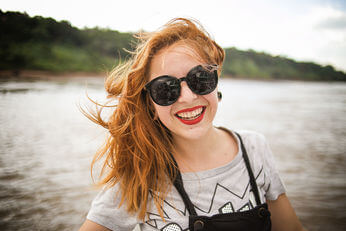
#> input picture Master_Motor_imaginary/cv2_test.jpg, 346 x 231 px, found by its file name; its folder holds 2 pictures in this run
$ jupyter execute --allow-errors Master_SJTU_enobio.ipynb
#> lines starting #> are read from the running program, lines starting #| are printed output that depends on the picture
[cell 1]
import mne
#Using locs to read montage
#> (the rest of this cell did not finish here and is left out)

#> (a cell that did not finish here is left out)

[cell 3]
#### 		Read from Enobio EEG Data		####

 # The stream_name must be the same as in NIC/COREGUI.
 # The streams vector gathers all the streams available.
 # If the NIC stream is inside this vector, the element index is saved in the index variable.
 # The stream inlet attempts to connect to the NIC stream.
 # If the stream has not been found within the available streams, the scripts raises an error and stops.
 # If not, the script starts retrieving data from the NIC stream.

from pylsl import StreamInlet, resolve_stream

stream_name = 'NIC'
#> (the rest of this cell did not finish here and is left out)

# Reading ENOBIO with NEPy

[cell 4]
from nepy import readers
# easyReader(filepath = r'C:\Users\aegea\Documents\NIC\20190912114520_Patient01_rawfilerecording.easy')
# dir(readers.__loader__)
from nepy.readers.easyReader import easyReader
#> (the rest of this cell did not finish here and is left out)

[cell 5]
"""
Test to the easyReader class of nepy.
The test imports the ground truth to perform the asserts from test_data.py and asserts all the necessary data to create
a capsule and perform a Frida test.
In case you want to perform the test with different data:
    1. Add your files in nepy/tests/testfiles folder
    2. Modify the ground truth in test_data.py (See documentation)
In case you have modified the easyReader class, then you might need to modify these test functions too.

2019 Neuroelectrics Barcelona
@author: R Sanchez (roser.sanchez@neuroelectrics.com)
"""

import pytest
import os
import datetime
import numpy as np

from nepy.tests.test_data import easyTestData
from nepy.readers.easyReader import easyReader
from nepy.tests.test_data import testpath


#> (the rest of this cell did not finish here and is left out)

[cell 6]
"""
This is easyReader, a class to read “.easy” files and obtain their data.
It is an object that contains data from easy and info files (the latter if available),
and provides methods to obtain this information.

2018 Neuroelectrics Corporation

Created on Tue Feb 14 2018 modified on Mon Sept 24 2018 (roser)
@author: giulio (NE)
"""

from __future__ import absolute_import, division, print_function, unicode_literals
import numpy as np
import os
import time
import datetime
import pandas as pd


class easyReader(object):
    """
        Example of use:

            >>> c = easyReader("easydata/20180213122712_Patient01.easy")

        You must provide the relative or absolute path to the data file.
        The EEG data for processing is kept in .np_eeg and is a numpy array,
        and its shape is (num eeg samples,num channels), e.g.,

            >>> c.np_eeg.shape = (15000, 32)

        The accelerometer data for processing is kept in .np_acc and is a numpy array,
        and its shape is (num acc samples,num acc channels), e.g.,

            >>> c.np_acc.shape = (3000, 3)

        The markers are kept in .np_markers and is a numpy array,
        and its shape is (numsamples), e.g.,

            >>> c.np_markers.shape = 15000
        """

    # [160 lines left out: functions __init__, listAttributes, __get_info, __get_l0_data, not called in this run]

[cell 7]
from nepy.readers.easyReader import easyReader
#> (the rest of this cell did not finish here and is left out)

#> (a cell that did not finish here is left out)

[cell 9]
"""
This file contains all the ground truth to perform the nepy basic tests.
It is linked to the folder testdata.

Please copy and paste the path of the test data in the testdata variable below.
The original test data is located in this path:

    '//antares.starlab.es//Phact//6 - Neuroelectrics//6.3 - Development & Production//NEPy//
    1- Project//1.4- WPs Working Area//DATA//testfiles'

Every field in the easyTestData and nedfTestdata is a file in the folder.
If you want to perform the nepy tests with other data please make sure that you store the necessary information in
this file following the format:

- each FIELD in the dictionaries is the ID of the file. In this case we have Enobio and StarStim files with different
number of channels and with/without .info file data. We have decided to name the files's ID with 'E' if it an Enobio
file and 'SS' if it StarStim. The number behind corresponds to the number of channels and if there's no info file it
says _noinfo. But be free to follow any other convention.

- Each of the files is at the same time another dictionary, so we have nested dicitonaries to define the ground data
to test. Each of this subdictionaries (corresponding to a file in the testdata folder) contains at the same time
different fields to fill if you change the testing files:

    ['filename']: name of the file, as it is, without the extension. Click on the file name or press F2 and you get it.

    ['chanlist']: the worse field to fill if you want to test a 32 channel device. Just copy the channel list in the
                    order that appears in the info file. IF you don't have the info file then it easy. There's a
                    function defined at the beginning of this file called 'elist_generator', you just need to call it,
                    the only argument of the function is the number of channels of the device. If you have a .nedf file
                    without .info file then you can't perform the test. Sorry. We can try to fix it in the future.

    ['first_easy_row']: this field is really important regarding the .nedf files. To test a .nedf file you need to have
                        the corresponding .easy file so you can copy the first row information. Just copy and paste
                        the first row of the .easy file as an array. Recommendation to not make if by hand:
                        open the easy file in Notepad++, copy the first row in a new Notepad++ text file. Then, find
                        and replace all the tabs '\t' by a coma and space ', '. Then you have it!
    ['more_rows']: optional field for a more exhaurstive testing. The rows are in the same format as the
                   'first_easy´_row' field, but there's an extra index at the beginning that specifies the row index.
                   If you edit it with Notepad++ it is easy to see the index in the left. (In the code we already take
                   into account that the first element of Notebook is not 0, as it is for Python)
                   It is important that it is a two dimensional array, even though you just input one extra row.

    ['num_samples']: to find the number of samples you also need the .easy file. Find how many rows the .easy file has
                    and copy that number to this field.

IMPORTANT NOTES:
    - to perform tests of .easy files you don't need the .info file
    - to perform tests of the .nedf file you need the respective .easy and .info file to can access to its data.
    - to perform a capsule test you need AT LEAST one .easy and one .nedf file in the folder.
    - it is really important to do the frida test that there is a file called fake_easy.easy in the testfiles folder.
    This .easy file is made out of this code:

            f = open('fake_easy.easy', 'w+')
            for i in range(500*60):
                f.write("{0}\t{0}\t{0}\t{0}\t{0}\t{0}\t{0}\t{0}\t1\t1\t1\t2\t1500000000000\n".format(i))
            f.close()


2019 Neuroelectrics Barcelona
@author: R Sanchez (roser.sanchez@neuroelectrics.com)

"""

# Copy and paste the directory of your compute of the testfiles.
testpath = '//antares.starlab.es//Phact//6 - Neuroelectrics//6.3 - Development & Production//NEPy//1- Project//' \
           '1.4- WPs Working Area//DATA//testfiles'


def elist_generator(n):
    """
    Generates an electrode list for the files that doesn't have .info file.
    Format: [Ch1, Ch2, Ch3, ...]
    """
#> called with n = 8
    elist = []
    for n in range(1, n + 1):
        elist.append('Ch{0}'.format(n))
    return elist


# This is a global class with all the information regarding the test files.
easyTestData = {
    'E8': {
        'filename': '20181214090159_testboard_E8',
        'chanlist': ['F6', 'F4', 'F2', 'Fz', 'F1', 'F3', 'F5', 'Cz'],
        'first_easy_row': [311660, -598239, 223827, -279712, -266408, -31280, -512743, 195360, 0, 0, 0, 0,
                           1544774518507],
        'more_rows': [[321, 321626, -593519, 226497, -278329, -264215, -26512, -511217, 195646, 29, 186, 9443, 0,
                       1544774519607],
                      [216, 316095, -595665, 226211, -279426, -266933, -31280, -514078, 191926, -29, 225, 9326, 0,
                       1544774519397]],
        'num_samples': 90000
    },
    'E8_noinfo': {
        'filename': '20181214090159_testboard_E8_noinfo',
        'chanlist': elist_generator(8),
        'first_easy_row': [311660, -598239, 223827, -279712, -266408, -31280, -512743, 195360, 0, 0, 0, 0,
                           1544774518507],
        'more_rows': [[321, 321626, -593519, 226497, -278329, -264215, -26512, -511217, 195646, 29, 186, 9443, 0,
                       1544774519607]],
        'num_samples': 90000
    },
    'E20': {
        'filename': '20181214093909_testboard_E20',
        'chanlist': ['P7', 'P4', 'Cz', 'Pz', 'P3', 'P8', 'O1', 'O2', 'T8', 'F8', 'C4', 'F4', 'Fp2', 'Fz', 'C3', 'F3',
                     'Fp1', 'T7', 'F7', 'EXT'],
        'first_easy_row': [139808, -589799, -81920, -68140, -144815, -8487, -210952, 371503, 344133, -368595, -58746,
                           -8153, -103759, 27704, -190210, 22792, 77438, -118064, -296402, -118446, 147, 0, 9326, 0,
                           1544776748908],
        'num_samples': 90000
    },
    'E20_noinfo': {
        'filename': '20181214093909_testboard_E20_noinfo',
        'chanlist': elist_generator(20),
        'first_easy_row': [139808, -589799, -81920, -68140, -144815, -8487, -210952, 371503, 344133, -368595, -58746,
                           -8153, -103759, 27704, -190210, 22792, 77438, -118064, -296402, -118446, 147, 0, 9326, 0,
                           1544776748908],
        'num_samples': 90000
    },
    'E32': {
        'filename': '20181214100347_testboard_E32',
        'chanlist': ['P7', 'P4', 'Cz', 'Pz', 'P3', 'P8', 'O1', 'O2', 'T8', 'F8', 'C4', 'F4', 'Fp2', 'Fz', 'C3',
                     'F3', 'Fp1', 'T7', 'F7', 'Oz', 'PO4', 'FC6', 'FC2', 'AF4', 'CP6', 'CP2', 'CP1', 'CP5', 'FC1',
                     'FC5', 'AF3', 'PO3'],
        'first_easy_row': [458145, -81157, -131940, -96845, -172805, -117349, 54502, 55694, -762319, 344038, -168275,
                           139856, 27990, -379085, 92554, -480032, -104188, -278282, 95748, -136184, -314331, 335121,
                           -138711, 293064, -7152, -364637, 372219, -536203, 103998, -452899, -6723, -732517, 0, 0, 0,
                           0, 1544778225268],
        'num_samples': 90000
    },
    'E32_noinfo': {
        'filename': '20181214100347_testboard_E32_noinfo',
        'chanlist': elist_generator(32),
        'first_easy_row': [458145, -81157, -131940, -96845, -172805, -117349, 54502, 55694, -762319, 344038, -168275,
                           139856, 27990, -379085, 92554, -480032, -104188, -278282, 95748, -136184, -314331, 335121,
                           -138711, 293064, -7152, -364637, 372219, -536203, 103998, -452899, -6723, -732517, 0, 0, 0,
                           0, 1544778225268],
        'num_samples': 90000
    },
    'SS8': {
        'filename': '20181214105515_testboard_SS8',
        'chanlist': ['F3', 'Cz', 'P8', 'O2', 'F6', 'P3', 'P4', 'C6'],
        'first_easy_row': [-204610, 177621, 34523, -133132, -178766, -74434, -377798, 225782, 451, 107, 9747, 0,
                           1544781314293],
        'num_samples': 90589
    },
    'SS8_noinfo': {
        'filename': '20181214105515_testboard_SS8_noinfo',
        'chanlist': elist_generator(8),
        'first_easy_row': [-204610, 177621, 34523, -133132, -178766, -74434, -377798, 225782, 451, 107, 9747, 0,
                           1544781314293],
        'num_samples': 90589
    },
    'SS20': {
        'filename': '20181214103654_testboard_SS20',
        'chanlist': ['P8', 'T8', 'F8', 'F4', 'C4', 'P4', 'Fp2', 'Fp1', 'Fz', 'Cz', 'O1', 'Oz', 'O2', 'Pz', 'P3','C3',
                     'F3', 'F7', 'T7', 'P7'],
        'first_easy_row': [-336885, -232172, -535392, -179004, -16069, -417661, -323152, -195360, -285482, -533056,
                           -444746, 287199, -174093, -97703, 2527, -395011, 91457, -660038, -720453, 60987, 0, 0, 0, 0,
                           1544780213963],
        'num_samples': 90216
    },
    'SS20_noinfo': {
        'filename': '20181214103654_testboard_SS20_noinfo',
        'chanlist': elist_generator(20),
        'first_easy_row': [-336885, -232172, -535392, -179004, -16069, -417661, -323152, -195360, -285482, -533056,
                           -444746, 287199, -174093, -97703, 2527, -395011, 91457, -660038, -720453, 60987, 0, 0, 0, 0,
                           1544780213963],
        'num_samples': 90216
    },
    'SS32': {
        'filename': '20181214102845_testboard_SS32',
        'chanlist': ['P8', 'T8', 'CP6', 'FC6', 'F8', 'F4', 'C4', 'P4', 'AF4', 'Fp2', 'Fp1', 'AF3', 'Fz', 'FC2', 'Cz',
                     'CP2', 'PO3', 'O1', 'Oz', 'O2', 'PO4', 'Pz', 'CP1', 'FC1', 'P3', 'C3', 'F3', 'F7', 'FC5', 'CP5',
                     'T7', 'P7'],
        'first_easy_row': [-404930, -325393, -486087, -207853, -47731, -865268, -215578, -506162, -38719, -746822,
                           -564146, -367069, -724983, -51307, -507021, -350713, -609541, -25367, -669384, -407791,
                           101947, -353765, -125265, -628519, -1015901, -246048, -590038, -233697, -324678, -363349,
                           -433969, -494527, 0, 0, 0, 0, 1544779724964],
        'num_samples': 90367
    },
    'SS32_noinfo': {
        'filename': '20181214102845_testboard_SS32_noinfo',
        'chanlist': elist_generator(32),
        'first_easy_row': [-404930, -325393, -486087, -207853, -47731, -865268, -215578, -506162, -38719, -746822,
                           -564146, -367069, -724983, -51307, -507021, -350713, -609541, -25367, -669384, -407791,
                           101947, -353765, -125265, -628519, -1015901, -246048, -590038, -233697, -324678, -363349,
                           -433969, -494527, 0, 0, 0, 0, 1544779724964],
        'num_samples': 90367
    },
}

nedfTestData = {
    'E8_nedf': {
        'filename': '20181214090159_testboard_E8',
        'chanlist': ['F6', 'F4', 'F2', 'Fz', 'F1', 'F3', 'F5', 'Cz'],
        'first_easy_row': [311660, -598239, 223827, -279712, -266408, -31280, -512743, 195360, 0, 0, 0, 0,
                           1544774518507],
        'more_rows': [[321, 321626, -593519, 226497, -278329, -264215, -26512, -511217, 195646, 29, 186, 9443, 0,
                       1544774519607],
                      [216, 316095, -595665, 226211, -279426, -266933, -31280, -514078, 191926, -29, 225, 9326, 0,
                       1544774519397]],
        'num_samples': 90000
    },
    'E20_nedf': {
        'filename': '20181214093909_testboard_E20',
        'chanlist': ['P7', 'P4', 'Cz', 'Pz', 'P3', 'P8', 'O1', 'O2', 'T8', 'F8', 'C4', 'F4', 'Fp2', 'Fz', 'C3', 'F3',
                     'Fp1', 'T7', 'F7', 'EXT'],
        'first_easy_row': [139808, -589799, -81920, -68140, -144815, -8487, -210952, 371503, 344133, -368595, -58746,
                           -8153, -103759, 27704, -190210, 22792, 77438, -118064, -296402, -118446, 147, 0, 9326, 0,
                           1544776748908],
        'num_samples': 90000
    },
    'E32_nedf': {
        'filename': '20181214100347_testboard_E32',
        'chanlist': ['P7', 'P4', 'Cz', 'Pz', 'P3', 'P8', 'O1', 'O2', 'T8', 'F8', 'C4', 'F4', 'Fp2', 'Fz', 'C3',
                     'F3', 'Fp1', 'T7', 'F7', 'Oz', 'PO4', 'FC6', 'FC2', 'AF4', 'CP6', 'CP2', 'CP1', 'CP5', 'FC1',
                     'FC5', 'AF3', 'PO3'],
        'first_easy_row': [458145, -81157, -131940, -96845, -172805, -117349, 54502, 55694, -762319, 344038, -168275,
                           139856, 27990, -379085, 92554, -480032, -104188, -278282, 95748, -136184, -314331, 335121,
                           -138711, 293064, -7152, -364637, 372219, -536203, 103998, -452899, -6723, -732517, 0, 0, 0,
                           0, 1544778225268],
        'num_samples': 90000
    },
    'SS8_nedf': {
        'filename': '20181214105515_testboard_SS8',
        'chanlist': ['F3', 'Cz', 'P8', 'O2', 'F6', 'P3', 'P4', 'C6'],
        'first_easy_row': [-204610, 177621, 34523, -133132, -178766, -74434, -377798, 225782, 451, 107, 9747, 0,
                           1544781314293],
        'num_samples': 90589
    },
    'SS20_nedf': {
        'filename': '20181214103654_testboard_SS20',
        'chanlist': ['P8', 'T8', 'F8', 'F4', 'C4', 'P4', 'Fp2', 'Fp1', 'Fz', 'Cz', 'O1', 'Oz', 'O2', 'Pz', 'P3','C3',
                     'F3', 'F7', 'T7', 'P7'],
        'first_easy_row': [-336885, -232172, -535392, -179004, -16069, -417661, -323152, -195360, -285482, -533056,
                           -444746, 287199, -174093, -97703, 2527, -395011, 91457, -660038, -720453, 60987, 0, 0, 0, 0,
                           1544780213963],
        'num_samples': 90216
    },
    'SS32_nedf': {
        'filename': '20181214102845_testboard_SS32',
        'chanlist': ['P8', 'T8', 'CP6', 'FC6', 'F8', 'F4', 'C4', 'P4', 'AF4', 'Fp2', 'Fp1', 'AF3', 'Fz', 'FC2', 'Cz',
                     'CP2', 'PO3', 'O1', 'Oz', 'O2', 'PO4', 'Pz', 'CP1', 'FC1', 'P3', 'C3', 'F3', 'F7', 'FC5', 'CP5',
                     'T7', 'P7'],
        'first_easy_row': [-404930, -325393, -486087, -207853, -47731, -865268, -215578, -506162, -38719, -746822,
                           -564146, -367069, -724983, -51307, -507021, -350713, -609541, -25367, -669384, -407791,
                           101947, -353765, -125265, -628519, -1015901, -246048, -590038, -233697, -324678, -363349,
                           -433969, -494527, 0, 0, 0, 0, 1544779724964],
        'num_samples': 90367
    },
}

# openCV Runing

[cell 10]
import cv2
img = cv2.imread(r'C:\Users\aegea\python\cv2_test.jpg',0)
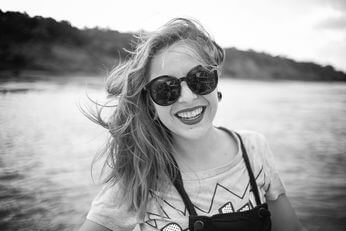
#> img: shape (231, 346); min 0, max 255, mean 162.7
cv2.imshow('image',img)
k = cv2.waitKey(0) & 0xFF
#> (key Esc is pressed here)
# 27 = press "ESC"
if k ==27:
    cv2.destroyAllWindows()
